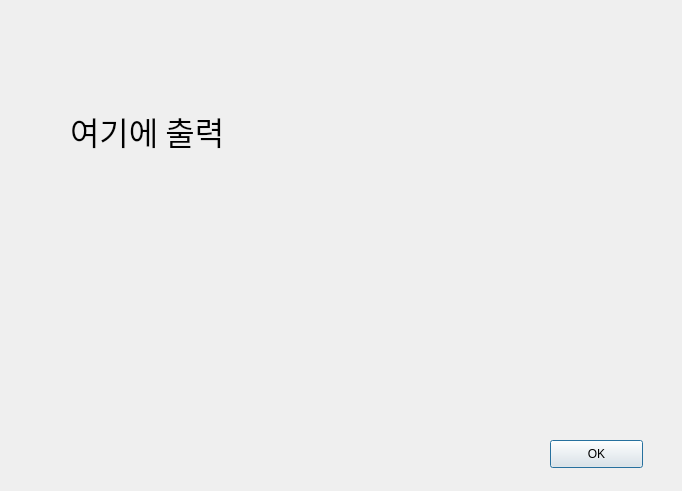
<?xml version="1.0" encoding="UTF-8"?>
<ui version="4.0">
 <class>Dialog</class>
 <widget class="QDialog" name="Dialog">
  <property name="geometry">
   <rect>
    <x>0</x>
    <y>0</y>
    <width>682</width>
    <height>491</height>
   </rect>
  </property>
  <property name="windowTitle">
   <string>Dialog</string>
  </property>
  <widget class="QLabel" name="label">
   <property name="geometry">
    <rect>
     <x>70</x>
     <y>90</y>
     <width>341</width>
     <height>81</height>
    </rect>
   </property>
   <property name="font">
    <font>
     <family>맑은 고딕</family>
     <pointsize>24</pointsize>
    </font>
   </property>
   <property name="text">
    <string>여기에 출력</string>
   </property>
  </widget>
  <widget class="QPushButton" name="btnOk">
   <property name="geometry">
    <rect>
     <x>550</x>
     <y>440</y>
     <width>93</width>
     <height>28</height>
    </rect>
   </property>
   <property name="text">
    <string>OK</string>
   </property>
  </widget>
 </widget>
 <resources/>
 <connections/>
</ui>
